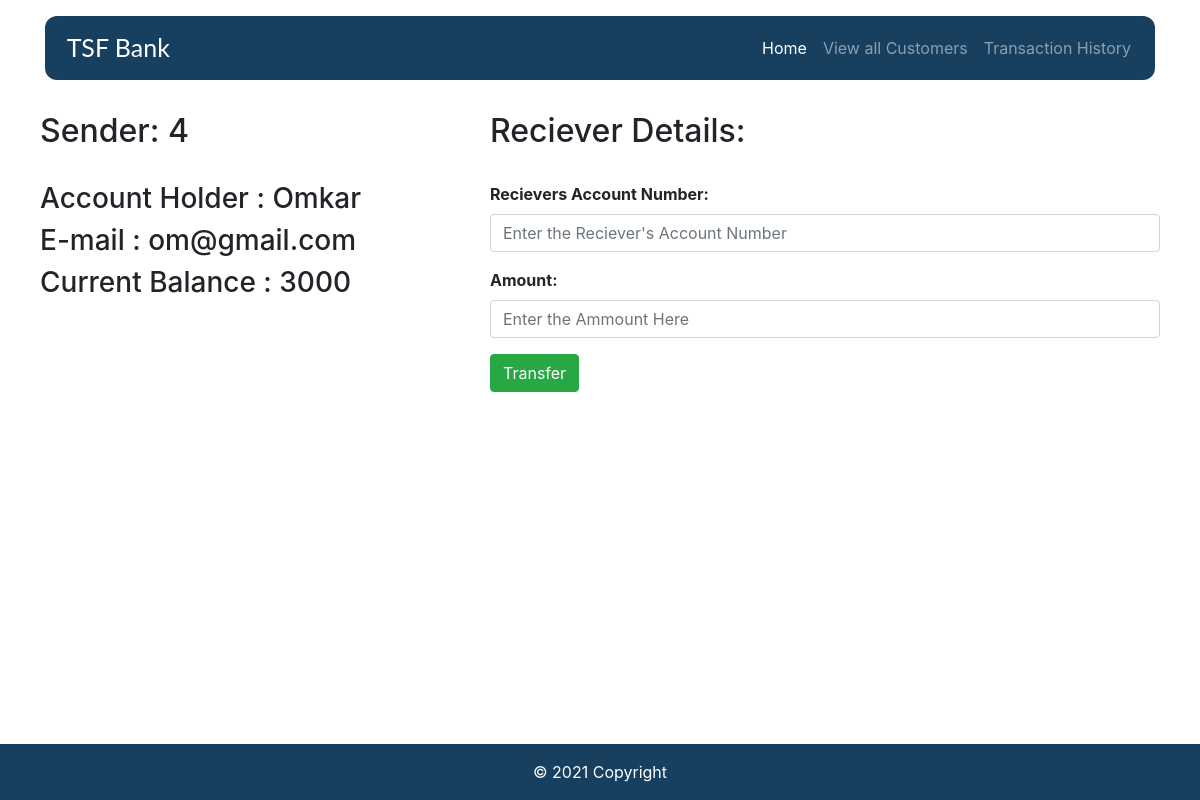
Screenshot of /Customer/4/ with the database file from the repository.
### Bank/models.py (models this page shows, shortened)
class Customer(models.Model):
    Acc_No = models.IntegerField(primary_key = True)
    Acc_Holder = models.CharField(max_length = 200)
    Email_Id = models.EmailField(max_length = 200)
    Current_Balance = models.IntegerField()

### Bank/views.py (the view)
# urls.py: path('Customer/<int:Acc>/', views.trans, name='trans'),
def trans(request, Acc):
    sender = Customer.objects.filter(Acc_No=Acc)
    context = {'sender':sender, 'Acc_No':Acc}
    return render( request, "trans.html", context)

### templates/trans.html (shortened to what this page needs)
{% extends 'base.html' %}
{% block content %}
<br>
<br>
<br>
<br>
<div class="row mx-auto">
    <div class="container pt-3 col-md-4">
        <h2 class="pb-4">Sender: {{ Acc_No }}</h2>
        {% for c in sender %}
        <h3>Account Holder : {{ c.Acc_Holder }}</h3>
        <h3>E-mail : {{ c.Email_Id }}</h3>
        <h3>Current Balance : {{ c.Current_Balance }}</h3>
        {% endfor %}
    </div>
    <div class="container pt-3 col-md-7">
        <h2 class="pb-4">Reciever Details:</h2>
        <form action="/transhis/" method="POST">{% csrf_token %}
            <div class="form-group">
                <label class="font-weight-bold">Recievers Account Number:</label>
                <input class="form-control" type='text' name='reciever_acc_no'
                    placeholder="Enter the Reciever's Account Number" />
            </div>
            <div class="form-group">
                <label class="font-weight-bold" for="Amount">Amount:</label>
                <input class="form-control" name='amount_to_transfer' placeholder="Enter the Ammount Here">
            </div>
            <input class="btn btn-success" type="Submit" value="Transfer">
        </form>
    </div>
</div>
{% endblock content %}

### rows the page displays
Customer: Acc_Holder "Omkar", Email_Id "om@gmail.com", Current_Balance "3000"

### other values shown
{{ Acc_No }} "4"
